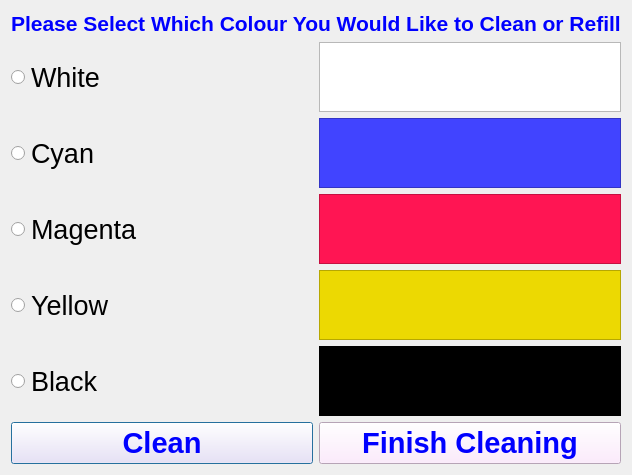
<?xml version="1.0" encoding="UTF-8"?>
<ui version="4.0">
 <class>cleanpaint</class>
 <widget class="QDialog" name="cleanpaint">
  <property name="geometry">
   <rect>
    <x>0</x>
    <y>0</y>
    <width>368</width>
    <height>282</height>
   </rect>
  </property>
  <property name="windowTitle">
   <string>Dialog</string>
  </property>
  <layout class="QVBoxLayout" name="verticalLayout_2">
   <item>
    <widget class="QLabel" name="label">
     <property name="font">
      <font>
       <pointsize>16</pointsize>
       <weight>75</weight>
       <bold>true</bold>
      </font>
     </property>
     <property name="styleSheet">
      <string notr="true">color: rgb(0, 0, 255);</string>
     </property>
     <property name="text">
      <string>Please Select Which Colour You Would Like to Clean or Refill</string>
     </property>
    </widget>
   </item>
   <item>
    <layout class="QVBoxLayout" name="verticalLayout">
     <item>
      <layout class="QHBoxLayout" name="horizontalLayout_2">
       <item>
        <widget class="QRadioButton" name="radioButton_white">
         <property name="sizePolicy">
          <sizepolicy hsizetype="Preferred" vsizetype="Preferred">
           <horstretch>0</horstretch>
           <verstretch>0</verstretch>
          </sizepolicy>
         </property>
         <property name="font">
          <font>
           <pointsize>20</pointsize>
          </font>
         </property>
         <property name="text">
          <string>White</string>
         </property>
        </widget>
       </item>
       <item>
        <widget class="QTextEdit" name="textEdit">
         <property name="sizePolicy">
          <sizepolicy hsizetype="Preferred" vsizetype="Preferred">
           <horstretch>0</horstretch>
           <verstretch>0</verstretch>
          </sizepolicy>
         </property>
         <property name="cursor" stdset="0">
          <cursorShape>ArrowCursor</cursorShape>
         </property>
         <property name="textInteractionFlags">
          <set>Qt::NoTextInteraction</set>
         </property>
        </widget>
       </item>
      </layout>
     </item>
     <item>
      <layout class="QHBoxLayout" name="horizontalLayout_3">
       <item>
        <widget class="QRadioButton" name="radioButton_cyan">
         <property name="sizePolicy">
          <sizepolicy hsizetype="Preferred" vsizetype="Preferred">
           <horstretch>0</horstretch>
           <verstretch>0</verstretch>
          </sizepolicy>
         </property>
         <property name="font">
          <font>
           <pointsize>20</pointsize>
          </font>
         </property>
         <property name="text">
          <string>Cyan</string>
         </property>
        </widget>
       </item>
       <item>
        <widget class="QTextEdit" name="textEdit_2">
         <property name="sizePolicy">
          <sizepolicy hsizetype="Preferred" vsizetype="Preferred">
           <horstretch>0</horstretch>
           <verstretch>0</verstretch>
          </sizepolicy>
         </property>
         <property name="styleSheet">
          <string notr="true">background-color: rgb(65, 68, 255);</string>
         </property>
         <property name="textInteractionFlags">
          <set>Qt::NoTextInteraction</set>
         </property>
        </widget>
       </item>
      </layout>
     </item>
     <item>
      <layout class="QHBoxLayout" name="horizontalLayout_4">
       <item>
        <widget class="QRadioButton" name="radioButton_magenta">
         <property name="sizePolicy">
          <sizepolicy hsizetype="Preferred" vsizetype="Preferred">
           <horstretch>0</horstretch>
           <verstretch>0</verstretch>
          </sizepolicy>
         </property>
         <property name="font">
          <font>
           <pointsize>20</pointsize>
          </font>
         </property>
         <property name="text">
          <string>Magenta</string>
         </property>
        </widget>
       </item>
       <item>
        <widget class="QTextEdit" name="textEdit_3">
         <property name="sizePolicy">
          <sizepolicy hsizetype="Preferred" vsizetype="Preferred">
           <horstretch>0</horstretch>
           <verstretch>0</verstretch>
          </sizepolicy>
         </property>
         <property name="styleSheet">
          <string notr="true">background-color: rgb(255, 21, 83);</string>
         </property>
         <property name="textInteractionFlags">
          <set>Qt::NoTextInteraction</set>
         </property>
        </widget>
       </item>
      </layout>
     </item>
     <item>
      <layout class="QHBoxLayout" name="horizontalLayout_5">
       <item>
        <widget class="QRadioButton" name="radioButton_yellow">
         <property name="sizePolicy">
          <sizepolicy hsizetype="Preferred" vsizetype="Preferred">
           <horstretch>0</horstretch>
           <verstretch>0</verstretch>
          </sizepolicy>
         </property>
         <property name="font">
          <font>
           <pointsize>20</pointsize>
          </font>
         </property>
         <property name="text">
          <string>Yellow</string>
         </property>
        </widget>
       </item>
       <item>
        <widget class="QTextEdit" name="textEdit_4">
         <property name="sizePolicy">
          <sizepolicy hsizetype="Preferred" vsizetype="Preferred">
           <horstretch>0</horstretch>
           <verstretch>0</verstretch>
          </sizepolicy>
         </property>
         <property name="styleSheet">
          <string notr="true">background-color: rgb(236, 217, 2);</string>
         </property>
         <property name="textInteractionFlags">
          <set>Qt::NoTextInteraction</set>
         </property>
        </widget>
       </item>
      </layout>
     </item>
     <item>
      <layout class="QHBoxLayout" name="horizontalLayout_6">
       <item>
        <widget class="QRadioButton" name="radioButton_black">
         <property name="sizePolicy">
          <sizepolicy hsizetype="Preferred" vsizetype="Preferred">
           <horstretch>0</horstretch>
           <verstretch>0</verstretch>
          </sizepolicy>
         </property>
         <property name="font">
          <font>
           <pointsize>20</pointsize>
          </font>
         </property>
         <property name="text">
          <string>Black</string>
         </property>
        </widget>
       </item>
       <item>
        <widget class="QTextEdit" name="textEdit_5">
         <property name="sizePolicy">
          <sizepolicy hsizetype="Preferred" vsizetype="Preferred">
           <horstretch>0</horstretch>
           <verstretch>0</verstretch>
          </sizepolicy>
         </property>
         <property name="styleSheet">
          <string notr="true">background-color: rgb(0, 0, 0);</string>
         </property>
         <property name="textInteractionFlags">
          <set>Qt::NoTextInteraction</set>
         </property>
        </widget>
       </item>
      </layout>
     </item>
    </layout>
   </item>
   <item>
    <layout class="QHBoxLayout" name="horizontalLayout">
     <item>
      <widget class="QPushButton" name="pushButton">
       <property name="sizePolicy">
        <sizepolicy hsizetype="Minimum" vsizetype="Maximum">
         <horstretch>0</horstretch>
         <verstretch>0</verstretch>
        </sizepolicy>
       </property>
       <property name="font">
        <font>
         <pointsize>22</pointsize>
         <weight>75</weight>
         <bold>true</bold>
        </font>
       </property>
       <property name="styleSheet">
        <string notr="true">color: rgb(0, 0, 255);
background-color: rgb(255, 230, 255);</string>
       </property>
       <property name="text">
        <string>Clean</string>
       </property>
      </widget>
     </item>
     <item>
      <widget class="QPushButton" name="pushButton_2">
       <property name="sizePolicy">
        <sizepolicy hsizetype="Minimum" vsizetype="Maximum">
         <horstretch>0</horstretch>
         <verstretch>0</verstretch>
        </sizepolicy>
       </property>
       <property name="font">
        <font>
         <pointsize>22</pointsize>
         <weight>75</weight>
         <bold>true</bold>
        </font>
       </property>
       <property name="styleSheet">
        <string notr="true">color: rgb(0, 0, 255);
background-color: rgb(255, 230, 255);</string>
       </property>
       <property name="text">
        <string>Finish Cleaning</string>
       </property>
      </widget>
     </item>
    </layout>
   </item>
  </layout>
 </widget>
 <resources/>
 <connections/>
</ui>
